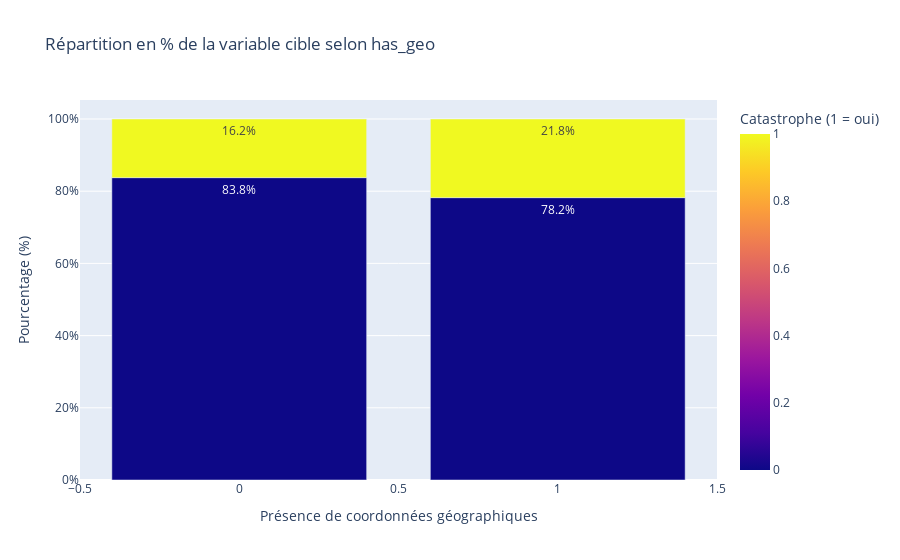

Source (notebook cell):
### Code cell
import pandas as pd
import plotly.express as px

# 1. Compter le nombre d'observations pour chaque combinaison has_geo / target
counts = data.groupby(['has_geo', 'target']).size().reset_index(name='count')

# 2. Calculer les pourcentages par modalité de has_geo
counts['percent'] = counts['count'] / counts.groupby('has_geo')['count'].transform('sum') * 100

# 3. Tracer le graphique en barres empilées
fig = px.bar(counts, 
             x='has_geo', 
             y='percent', 
             color='target', 
             barmode='stack',
             text=counts['percent'].round(1).astype(str) + '%',
             title='Répartition en % de la variable cible selon has_geo',
             labels={
                 'percent': 'Pourcentage (%)',
                 'has_geo': 'Présence de coordonnées géographiques',
                 'target': 'Catastrophe (1 = oui)'
             })

fig.update_layout(yaxis_ticksuffix='%')
fig.show()

### Figure 1 — Plotly figure (JSON) as saved in the notebook; plotly's stock layout.template omitted (floating-point values rounded to 4 significant figures)
{"data": [{"alignmentgroup": "True", "hovertemplate": "Présence de coordonnées géographiques=%{x}<br>Pourcentage (%)=%{y}<br>text=%{text}<br>Catastrophe (1 = oui)=%{marker.color}<extra></extra>", "legendgroup": "", "marker": {"color": [0, 1, 0, 1], "coloraxis": "coloraxis", "pattern": {"shape": ""}}, "name": "", "offsetgroup": "", "orientation": "v", "showlegend": false, "text": ["83.8%", "16.2%", "78.2%", "21.8%"], "textposition": "auto", "type": "bar", "x": [0, 0, 1, 1], "xaxis": "x", "y": [83.76, 16.24, 78.22, 21.78], "yaxis": "y"}], "layout": {"autosize": true, "barmode": "stack", "coloraxis": {"colorbar": {"title": {"text": "Catastrophe (1 = oui)"}}, "colorscale": [[0, "#0d0887"], [0.1111, "#46039f"], [0.2222, "#7201a8"], [0.3333, "#9c179e"], [0.4444, "#bd3786"], [0.5556, "#d8576b"], [0.6667, "#ed7953"], [0.7778, "#fb9f3a"], [0.8889, "#fdca26"], [1, "#f0f921"]]}, "legend": {"tracegroupgap": 0}, "title": {"text": "Répartition en % de la variable cible selon has_geo"}, "xaxis": {"anchor": "y", "autorange": true, "domain": [0, 1], "range": [-0.5, 1.5], "title": {"text": "Présence de coordonnées géographiques"}, "type": "linear"}, "yaxis": {"anchor": "x", "autorange": true, "domain": [0, 1], "range": [0, 105.3], "ticksuffix": "%", "title": {"text": "Pourcentage (%)"}, "type": "linear"}}}
